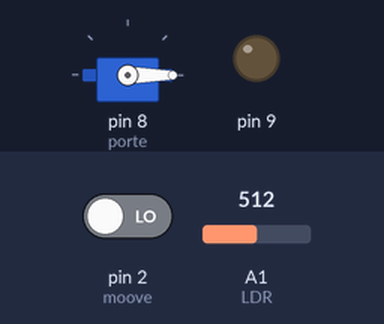
A sketch run on a simulated Arduino Uno, built with avr-gcc and run on an emulated ATmega328P. Shown: servo, output pins drawn as LEDs (lit = HIGH). The test bench sets the inputs (shaded band); at power-on: A1 (LDR) = 512, pin 2 (moove) LOW.

Above: at 1.2 s.
1.3 s: A1 (LDR) set to 543
At 2.2 s:
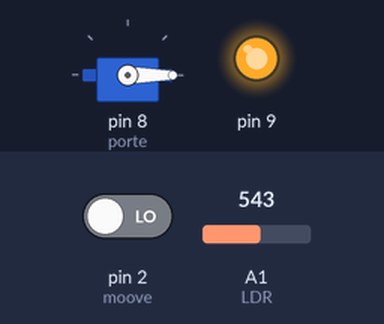
2.8 s: pin 2 (moove) driven HIGH
At 3.4 s:
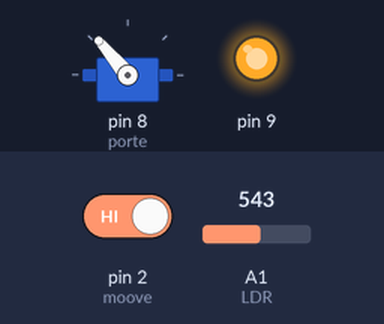
4.3 s: A1 (LDR) set to 515
At 5.5 s:
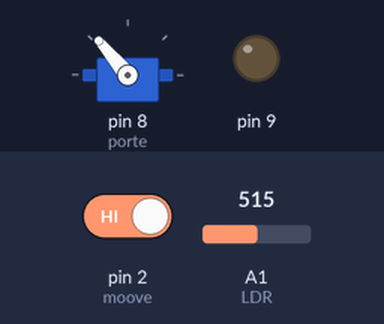
5.8 s: A1 (LDR) set to 535
At 6.9 s:
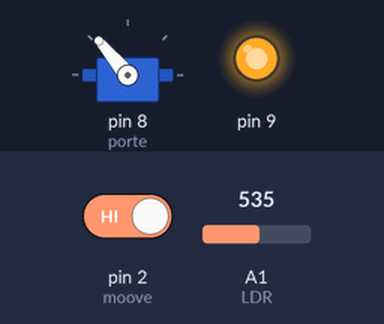
7.3 s: A1 (LDR) set to 511
At 8.0 s:
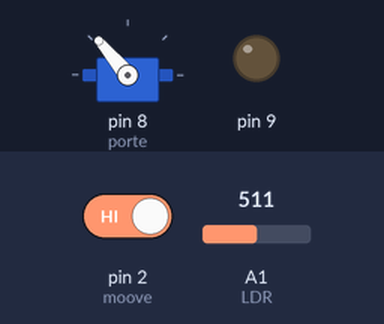
Timing chart, 0 to 9.8 s (numbered marks = the images above; inputs shaded):
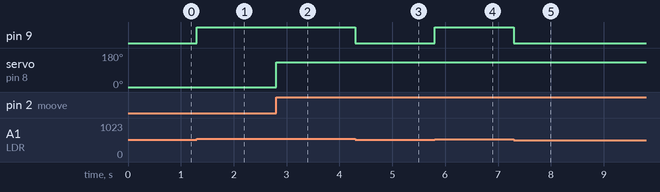

Measured:
- the behaviour switches between 524 and 525 on A1 (LDR) (found by bisection; images 0 and 1)
- after the input at 1.3 s, pin 9: LOW → HIGH at once
- after the input at 2.8 s, servo on pin 8 (porte): 0° → 130° at once
- after the input at 4.3 s, pin 9: HIGH → LOW at once
- after the input at 5.8 s, pin 9: LOW → HIGH at once
- after the input at 7.3 s, pin 9: HIGH → LOW at once

The sketch:

Ouverture_et_ferm_ture_des_portes.ino
```cpp
#include <Servo.h>
#define LDR A1
#define moove 2

void attendre(int duree)
{
  int start=millis();
  while(millis()-start < duree)
  {
  }
}
unsigned int value;
Servo porte;
Servo fenetre;
int pirVal;
void setup()
{
  porte.attach(8);
  porte.write(0);
  Serial.begin(9600);
  pinMode(LDR, INPUT);
  pinMode(9,OUTPUT);
  pinMode(moove , INPUT);
}

void loop()
{
  pirVal=digitalRead(moove);
  if(pirVal==HIGH)
  {
    porte.write(130);
    //attendre(1300);
  }
  else
  {
    porte.write(0);
  }

  value=analogRead(LDR);
  //value=map(value,0,1023,0,255);
  if(value < 525)
  {
    digitalWrite(9,LOW);
    //porte.write(120);
  }
  else
  {
    //porte.write(0);
    digitalWrite(9,HIGH);
  }
  //analogWrite(9,value);
}
```
